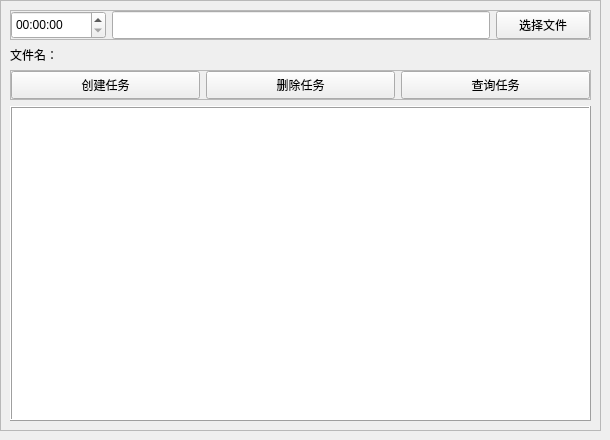
        <widget class="QWidget" name="page_manege">
         <widget class="QFrame" name="frame_manege">
          <property name="geometry">
           <rect>
            <x>0</x>
            <y>0</y>
            <width>601</width>
            <height>431</height>
           </rect>
          </property>
          <property name="frameShape">
           <enum>QFrame::Shape::StyledPanel</enum>
          </property>
          <property name="frameShadow">
           <enum>QFrame::Shadow::Raised</enum>
          </property>
          <layout class="QVBoxLayout" name="verticalLayout_3">
           <item>
            <widget class="QFrame" name="frame_timefile">
             <property name="minimumSize">
              <size>
               <width>0</width>
               <height>30</height>
              </size>
             </property>
             <property name="frameShape">
              <enum>QFrame::Shape::StyledPanel</enum>
             </property>
             <property name="frameShadow">
              <enum>QFrame::Shadow::Raised</enum>
             </property>
             <layout class="QHBoxLayout" name="horizontalLayout_8" stretch="1,4,1">
              <property name="leftMargin">
               <number>0</number>
              </property>
              <property name="topMargin">
               <number>0</number>
              </property>
              <property name="rightMargin">
               <number>0</number>
              </property>
              <property name="bottomMargin">
               <number>0</number>
              </property>
              <item>
               <widget class="QTimeEdit" name="time_edit">
                <property name="sizePolicy">
                 <sizepolicy hsizetype="Minimum" vsizetype="Minimum">
                  <horstretch>0</horstretch>
                  <verstretch>0</verstretch>
                 </sizepolicy>
                </property>
                <property name="displayFormat">
                 <string>HH:mm:ss</string>
                </property>
               </widget>
              </item>
              <item>
               <widget class="QLineEdit" name="file_path_edit">
                <property name="sizePolicy">
                 <sizepolicy hsizetype="Expanding" vsizetype="Preferred">
                  <horstretch>0</horstretch>
                  <verstretch>0</verstretch>
                 </sizepolicy>
                </property>
               </widget>
              </item>
              <item>
               <widget class="QPushButton" name="select_file_btn">
                <property name="sizePolicy">
                 <sizepolicy hsizetype="Minimum" vsizetype="Minimum">
                  <horstretch>0</horstretch>
                  <verstretch>0</verstretch>
                 </sizepolicy>
                </property>
                <property name="text">
                 <string>选择文件</string>
                </property>
               </widget>
              </item>
             </layout>
            </widget>
           </item>
           <item>
            <widget class="QLabel" name="task_name_label">
             <property name="lineWidth">
              <number>1</number>
             </property>
             <property name="midLineWidth">
              <number>0</number>
             </property>
             <property name="text">
              <string>文件名：</string>
             </property>
             <property name="alignment">
              <set>Qt::AlignmentFlag::AlignLeading|Qt::AlignmentFlag::AlignLeft|Qt::AlignmentFlag::AlignVCenter</set>
             </property>
             <property name="margin">
              <number>0</number>
             </property>
             <property name="indent">
              <number>0</number>
             </property>
            </widget>
           </item>
           <item>
            <widget class="QFrame" name="frame_task_btn">
             <property name="sizePolicy">
              <sizepolicy hsizetype="Expanding" vsizetype="Preferred">
               <horstretch>0</horstretch>
               <verstretch>0</verstretch>
              </sizepolicy>
             </property>
             <property name="minimumSize">
              <size>
               <width>0</width>
               <height>30</height>
              </size>
             </property>
             <property name="frameShape">
              <enum>QFrame::Shape::StyledPanel</enum>
             </property>
             <property name="frameShadow">
              <enum>QFrame::Shadow::Raised</enum>
             </property>
             <layout class="QHBoxLayout" name="horizontalLayout_5">
              <property name="leftMargin">
               <number>0</number>
              </property>
              <property name="topMargin">
               <number>0</number>
              </property>
              <property name="rightMargin">
               <number>0</number>
              </property>
              <property name="bottomMargin">
               <number>0</number>
              </property>
              <item>
               <widget class="QPushButton" name="create_btn">
                <property name="sizePolicy">
                 <sizepolicy hsizetype="Preferred" vsizetype="Preferred">
                  <horstretch>0</horstretch>
                  <verstretch>0</verstretch>
                 </sizepolicy>
                </property>
                <property name="minimumSize">
                 <size>
                  <width>0</width>
                  <height>0</height>
                 </size>
                </property>
                <property name="text">
                 <string>创建任务</string>
                </property>
               </widget>
              </item>
              <item>
               <widget class="QPushButton" name="delete_btn">
                <property name="sizePolicy">
                 <sizepolicy hsizetype="Preferred" vsizetype="Preferred">
                  <horstretch>0</horstretch>
                  <verstretch>0</verstretch>
                 </sizepolicy>
                </property>
                <property name="text">
                 <string>删除任务</string>
                </property>
               </widget>
              </item>
              <item>
               <widget class="QPushButton" name="query_btn">
                <property name="sizePolicy">
                 <sizepolicy hsizetype="Preferred" vsizetype="Preferred">
                  <horstretch>0</horstretch>
                  <verstretch>0</verstretch>
                 </sizepolicy>
                </property>
                <property name="text">
                 <string>查询任务</string>
                </property>
               </widget>
              </item>
             </layout>
            </widget>
           </item>
           <item>
            <widget class="QTableWidget" name="task_table">
             <property name="tabletTracking">
              <bool>true</bool>
             </property>
             <property name="styleSheet">
              <string notr="true"/>
             </property>
             <property name="frameShape">
              <enum>QFrame::Shape::Box</enum>
             </property>
             <property name="frameShadow">
              <enum>QFrame::Shadow::Raised</enum>
             </property>
             <property name="lineWidth">
              <number>1</number>
             </property>
             <property name="midLineWidth">
              <number>0</number>
             </property>
             <property name="sizeAdjustPolicy">
              <enum>QAbstractScrollArea::SizeAdjustPolicy::AdjustToContents</enum>
             </property>
             <property name="autoScroll">
              <bool>false</bool>
             </property>
             <property name="autoScrollMargin">
              <number>0</number>
             </property>
             <property name="editTriggers">
              <set>QAbstractItemView::EditTrigger::DoubleClicked</set>
             </property>
             <property name="showDropIndicator" stdset="0">
              <bool>false</bool>
             </property>
             <property name="dragDropOverwriteMode">
              <bool>false</bool>
             </property>
             <property name="alternatingRowColors">
              <bool>true</bool>
             </property>
             <property name="selectionMode">
              <enum>QAbstractItemView::SelectionMode::ContiguousSelection</enum>
             </property>
             <property name="selectionBehavior">
              <enum>QAbstractItemView::SelectionBehavior::SelectRows</enum>
             </property>
             <property name="gridStyle">
              <enum>Qt::PenStyle::SolidLine</enum>
             </property>
             <property name="sortingEnabled">
              <bool>true</bool>
             </property>
             <property name="cornerButtonEnabled">
              <bool>false</bool>
             </property>
             <property name="columnCount">
              <number>0</number>
             </property>
             <attribute name="horizontalHeaderVisible">
              <bool>false</bool>
             </attribute>
             <attribute name="horizontalHeaderShowSortIndicator" stdset="0">
              <bool>false</bool>
             </attribute>
             <attribute name="horizontalHeaderStretchLastSection">
              <bool>true</bool>
             </attribute>
             <attribute name="verticalHeaderVisible">
              <bool>false</bool>
             </attribute>
            </widget>
           </item>
          </layout>
         </widget>
        </widget>
